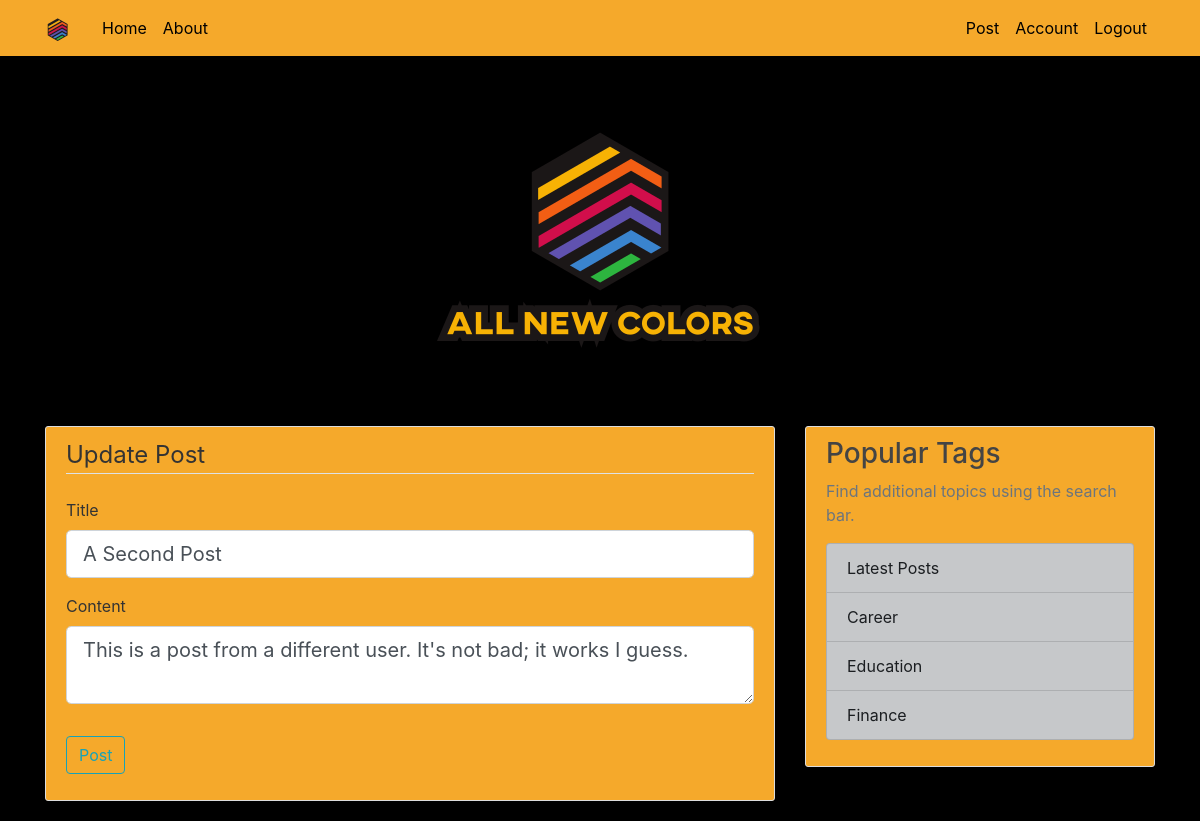
The app's page /post/2/update (signed in) with its own data.
### main/models.py (models this page shows, shortened)
class Post(db.Model):
	id = db.Column(db.Integer, primary_key=True)
	title = db.Column(db.String(100), nullable=False)
	date_posted = db.Column(db.DateTime, nullable=False, default=datetime.utcnow)
	content = db.Column(db.Text, nullable=False)
	user_id = db.Column(db.Integer, db.ForeignKey('user.id'), nullable=False)

### main/routes.py (the view)
@app.route("/post/<int:post_id>/update", methods=['GET', 'POST'])
@login_required
def update_post(post_id):
    post = Post.query.get_or_404(post_id)
    if post.author != current_user:
        abort(403)
    form = PostForm()
    if form.validate_on_submit():
        post.title = form.title.data
        post.content = form.content.data
        db.session.commit()
        flash('Your post has been updated.', 'success')
        return redirect(url_for('post', post_id=post.id))
    elif request.method == 'GET':
        form.title.data = post.title
        form.content.data = post.content
    return render_template('create_post.html', title='Edit Post', form=form, legend='Update Post')

### main/forms.py
class PostForm(FlaskForm):
	title = StringField('Title', validators=[DataRequired()])
	content = TextAreaField('Content', validators=[DataRequired()])
	submit = SubmitField('Post')

### main/models.py (called while the page is built)
@login_manager.user_loader
def load_user(user_id):
	return User.query.get(int(user_id))

### main/templates/create_post.html (shortened to what this page needs)
{% extends "layout.html" %}
{% block content %}
<div class='content-section'>
    <form method="POST" action="">
        <fieldset class="form-group">
            <legend class="border-bottom mb-4">{{ legend }}</legend>
            <div class="form-group">
                {{ form.title.label(class="form-control-label") }}
                {% if form.title.errors %}
                {{ form.title(class="form-control form-control-lg is-invalid") }}
                <div class="invalid-feedback">
                    {% for error in form.title.errors %}
                    <span> {{error}} </span>
                    {% endfor %}
                </div>
                {% else %}
                {{ form.title(class="form-control form-control-lg") }}
                {% endif %}
            </div>
            <div class="form-group">
                {{ form.content.label(class="form-control-label") }}
                {% if form.content.errors %}
                {{ form.content(class="form-control form-control-lg is-invalid") }}
                <div class="invalid-feedback">
                    {% for error in form.content.errors %}
                    <span> {{error}} </span>
                    {% endfor %}
                </div>
                {% else %}
                {{ form.content(class="form-control form-control-lg") }}
                {% endif %}
            </div>
        </fieldset>
        <div class="form-group">
            {{ form.submit(class="btn btn-outline-info") }}
        </div>
    </form>
</div>
{% endblock content %}

### main/static/main.css (style rules this page uses)
body { background: #000000; color: #333333; margin-top: 5rem; }
.content-section { background: #F5A92B; padding: 10px 20px; border: 1px solid #dddddd; border-radius: 3px; margin-bottom: 20px; }

### records on screen
Post: title "A Second Post", content "This is a post from a different user. It's not bad; it works I guess."

### other values on screen
{{ legend }} "Update Post"
